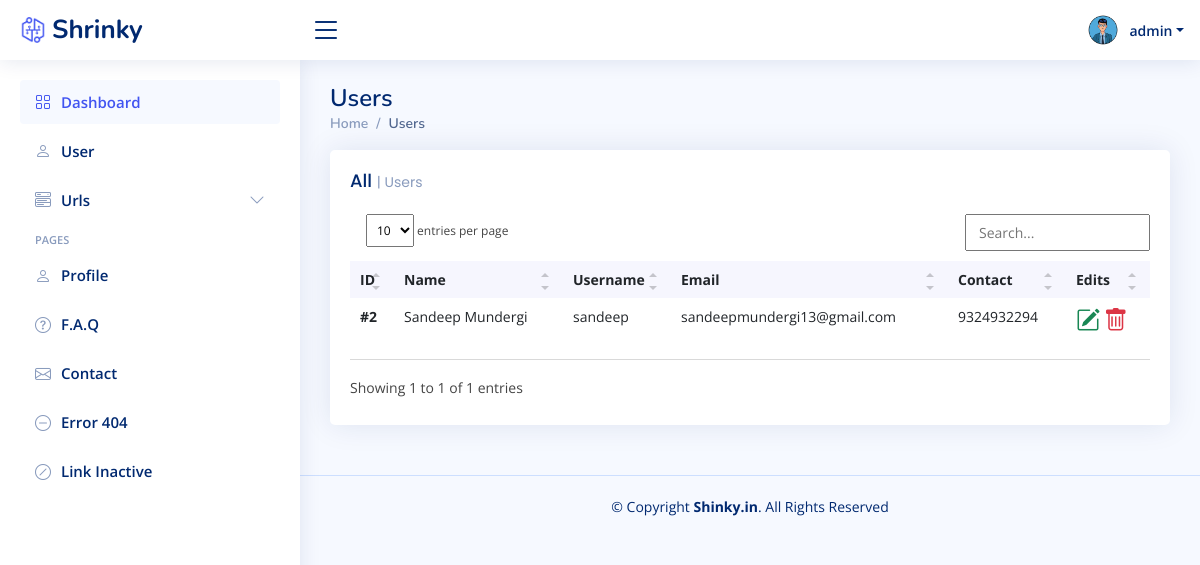
Page /users/ (signed in) on the committed database.
### APP/models.py (models this page shows, shortened)
class User(AbstractBaseUser):
    name = models.CharField(max_length=255)
    email = models.EmailField(verbose_name="Email Address", unique=True)
    username = models.CharField(max_length=30, unique=True)
    contact = models.CharField(max_length=20, blank=True)
    image = models.ImageField(blank=True, null=True)
    is_active = models.BooleanField(default=True)
    is_staff = models.BooleanField(default=False)
    is_superuser = models.BooleanField(default=False)
    date_joined = models.DateTimeField(auto_now_add=True)
    USERNAME_FIELD = "username"
    REQUIRED_FIELDS = ["email"]
    objects = CustomUserManager()

### FunUrl_V2/views/admin_views.py (the view)
# urls.py: path("users/", admin_views.users, name="users"),
def users(request):
    if request.user.is_authenticated and request.user.is_staff:
        user_list = User.objects.all()[1:]
        context = {"user_list": user_list}
        return render(request, "./Admin/Admin_User.html", context)
    else:
        return redirect("/login")

### templates/Admin/Admin_User.html (shortened to what this page needs)
{% extends './Base.html' %}
{% block title %} Users {% endblock title%} {%block main %}
<main id="main" class="main mt-1">
    <div class="pagetitle">
        <h1>Users</h1>
        <nav>
            <ol class="breadcrumb">
                <li class="breadcrumb-item"><a href="index.html">Home</a></li>
                <li class="breadcrumb-item active">Users</li>
            </ol>
        </nav>
    </div>
    <section class="section dashboard">
        <div class="row">
            <div class="col-lg-12">
                <div class="row">
                    <div class="col-12">
                        <div class="card recent-sales overflow-auto">
                            <div class="card-body">
                                <h5 class="card-title">All <span>| Users</span></h5>
                                <table class="table table-borderless datatable">
                                    <thead>
                                        <tr>
                                            <th scope="col">ID</th>
                                            <th scope="col">Name</th>
                                            <th scope="col">Username</th>
                                            <th scope="col">Email</th>
                                            <th scope="col">Contact</th>
                                            <th scope="col">Edits</th>
                                        </tr>
                                    </thead>
                                    <tbody>
                                        {% for user in user_list%}
                                        <tr>
                                            <th scope="row">#{{user.id}}</th>
                                            <td>{{user.name}}</td>
                                            <td>{{user.username}}</td>
                                            <td>{{user.email}}</td>
                                            <td>{{user.contact}}</td>
                                            <td>
                                                <i class="bi bi-pencil-square text-success h4"></i>
                                                <a href="" data-bs-toggle="modal" data-bs-target="#Modal{{user.id}}"><i class="bi bi-trash text-danger h4"></i>
                                            </td>
                                        </tr>
                                        {% endfor %}
                                    </tbody>
                                </table>
                            </div>
                        </div>
                    </div>
                </div>
            </div>
        </div>
    </section>
</main>
{% endblock main %}

### templates/Admin/includes/header.html (shortened to what this page needs)
{%load static%}
<header id="header" class="header sticky-top d-flex align-items-center">
  <div class="d-flex align-items-center justify-content-between">
    <a href="/" class="logo d-flex align-items-center">
      <img src="{% static 'assets/img/new_logo_bg.png'%}" alt="" />
      <span class="d-none d-lg-block">Shrinky </span>
    </a>
    <i class="bi bi-list toggle-sidebar-btn"></i>
  </div>
  <nav class="header-nav ms-auto">
    <ul class="d-flex align-items-center">
      <li class="nav-item dropdown pe-3">
        <a
          class="nav-link nav-profile d-flex align-items-center pe-0"
          href="#"
          data-bs-toggle="dropdown"
        >
          <img
            src="{% static 'assets/img/default_pic.png'%}"
            alt="Profile"
            class="rounded-circle w-5"
          />
          <span class="d-none d-md-block dropdown-toggle ps-2"
            >{{ user.username }}</span
          >
        </a>
      </li>
    </ul>
  </nav>
</header>

### static/assets/css/simple-datatables.css (style rules this page uses)
.dataTable-table { max-width: 100%; width: 100%; border-spacing: 0; border-collapse: separate; }
.dataTable-table > tbody > tr > td, .dataTable-table > tbody > tr > th, .dataTable-table > tfoot > tr > td, .dataTable-table > tfoot > tr > th, .dataTable-table > thead > tr > td, .dataTable-table > thead > tr > th { vertical-align: top; padding: 8px 10px; }
.dataTable-table > thead > tr > th { vertical-align: bottom; text-align: left; border-bottom: 1px solid #d9d9d9; }
.dataTable-table th { vertical-align: bottom; text-align: left; }

### static/assets/css/style.css (style rules this page uses)
:root { scroll-behavior: smooth; }
body { font-family: "Open Sans", sans-serif; background: #f6f9ff; color: #444444; }
a { color: #4154f1; text-decoration: none; }
h1, h2, h3, h4, h5, h6 { font-family: "Nunito", sans-serif; }
#main { margin-top: 60px; padding: 20px 30px; transition: all 0.3s; }
.pagetitle { margin-bottom: 10px; }
.pagetitle h1 { font-size: 24px; margin-bottom: 0; font-weight: 600; color: #012970; }
.card { margin-bottom: 30px; border: none; border-radius: 5px; box-shadow: 0px 0 30px rgba(1, 41, 112, 0.1); }
.card-title { padding: 20px 0 15px 0; font-size: 18px; font-weight: 500; color: #012970; font-family: "Poppins", sans-serif; }
.card-title span { color: #899bbd; font-size: 14px; font-weight: 400; }
.card-body { padding: 0 20px 20px 20px; }
.breadcrumb { font-size: 14px; font-family: "Nunito", sans-serif; color: #899bbd; font-weight: 600; }
.breadcrumb a { color: #899bbd; transition: 0.3s; }
.breadcrumb .breadcrumb-item::before { color: #899bbd; }
.breadcrumb .active { color: #51678f; font-weight: 600; }
.logo { line-height: 1; }
@media (min-width: 1200px) { .logo { width: 280px; } }
.logo img { max-height: 26px; margin-right: 6px; }
.logo span { font-size: 26px; font-weight: 700; color: #012970; font-family: "Nunito", sans-serif; }
.header { transition: all 0.5s; z-index: 997; height: 60px; box-shadow: 0px 2px 20px rgba(1, 41, 112, 0.1); background-color: #fff; padding-left: 20px; }
.header .toggle-sidebar-btn { font-size: 32px; padding-left: 10px; cursor: pointer; color: #012970; }
.header-nav ul { list-style: none; }
.header-nav > ul { margin: 0; padding: 0; }
.header-nav .nav-profile { color: #012970; }
.header-nav .nav-profile img { max-height: 36px; }
.header-nav .nav-profile span { font-size: 14px; font-weight: 600; }
@media (min-width: 1200px) { #main, #footer { margin-left: 300px; } }
.dashboard .recent-sales { font-size: 14px; }
.dashboard .recent-sales .table thead { background: #f6f6fe; }
.dashboard .recent-sales .table thead th { border: 0; }

### rows in the picture
User: username "admin"
User: id "2", name "Sandeep Mundergi", username "sandeep", email "sandeepmundergi13@gmail.com", contact "9324932294"
